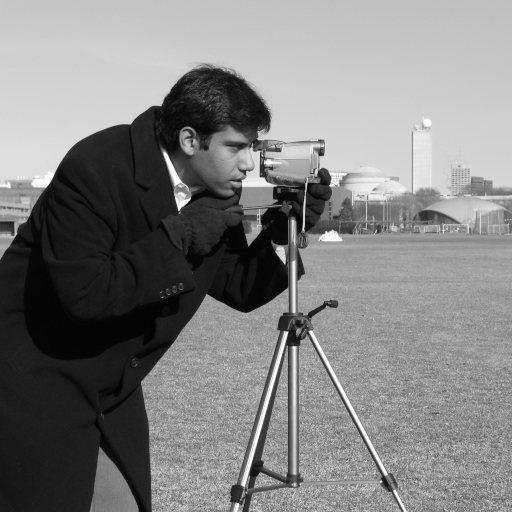
#> input picture skimage.data.camera(), 512 x 512 px
$ jupyter execute image_processing_1.1.ipynb
#> lines starting #> are read from the running program, lines starting #| are printed output that depends on the picture
[cell 1]
import numpy as np
import matplotlib.pyplot as plt

ch = np.zeros((9,9))
ch[::2, 1::2]=1
ch[1::2,::2]= 1
plt.imshow(ch, cmap= "gray", interpolation = "nearest")
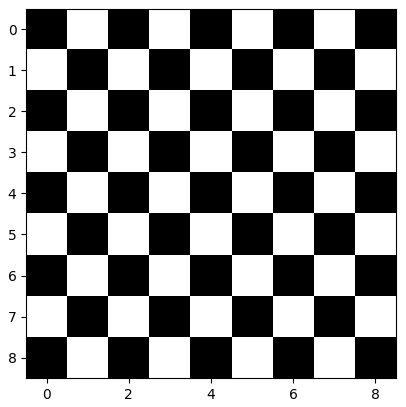
#> figure drawn by matplotlib, 1 panel

[cell 2]
import skimage
from skimage import data
import matplotlin.pyplot as plt
camera = data.camera()
#> camera is the input picture: shape (512, 512); min 0, max 255, mean 129.1

camera.dtype

[cell 3]
plt.imshow(camera)
#> (this line was passed over: matplotlin is not available in this run)

[cell 4]
camera.shape
#> Out = (512, 512)

[cell 5]
import os
from skimage import io

filename = os.path.join(os.getcwd(),"nm.jpg")
pic = io.imread(filename)
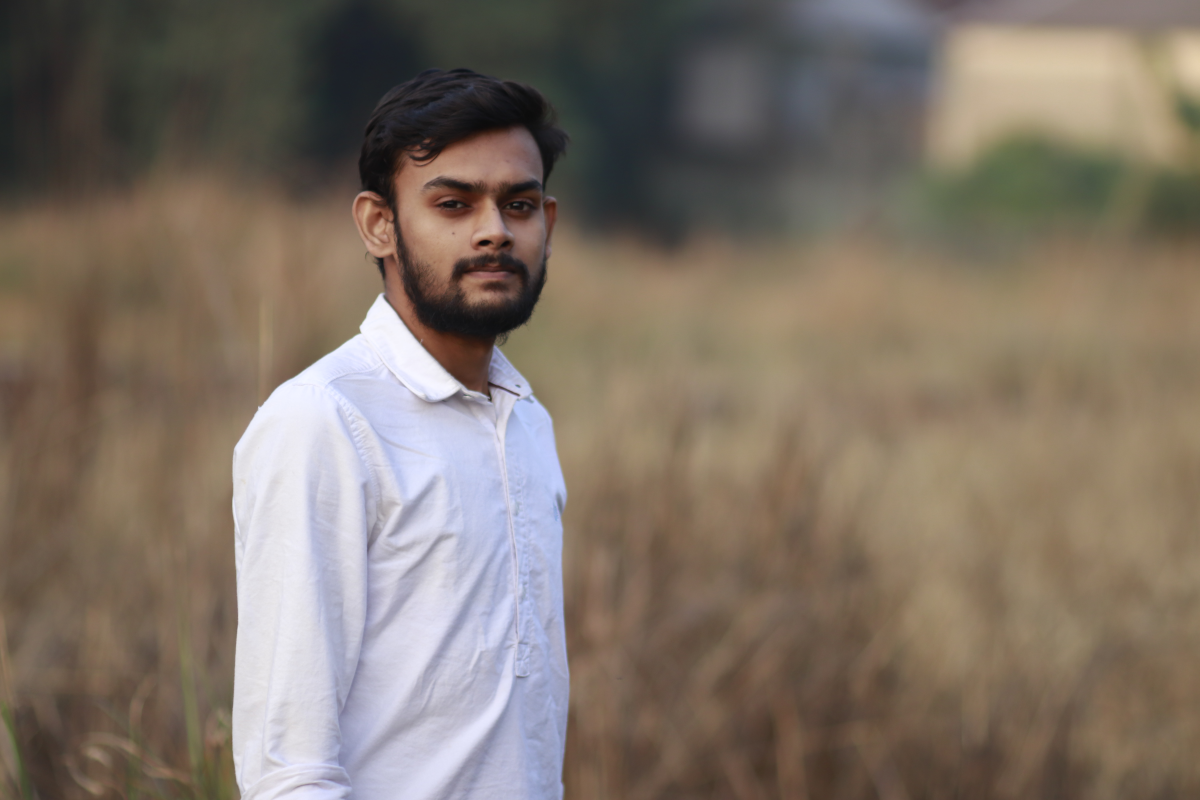
#> input picture nm.JPG, 6000 x 4000 px, found by its file name (shown at 1/5 size)
#> pic is the input picture: shape (4000, 6000, 3); mean R, G, B 127.1, 115.1, 103.6

plt.imshow(pic)
#> (this line was passed over: matplotlin is not available in this run)

[cell 6]
pic.shape
#> Out = (4000, 6000, 3)

[cell 7]
pic.size
#> Out = 72000000

[cell 8]
pic.dtype

[cell 9]
pic.min(),pic.max()
#> Out = (6, 255)

[cell 10]
camera.mean()
#> Out = 129.1

[cell 11]
pic[20,20]
#> Out = [31, 32, 34]

[cell 12]
pic[:10]=0

[cell 13]
plt.imshow(pic)
#> (this line was passed over: matplotlin is not available in this run)

[cell 14]
from skimage import exposure

moon = data.moon()
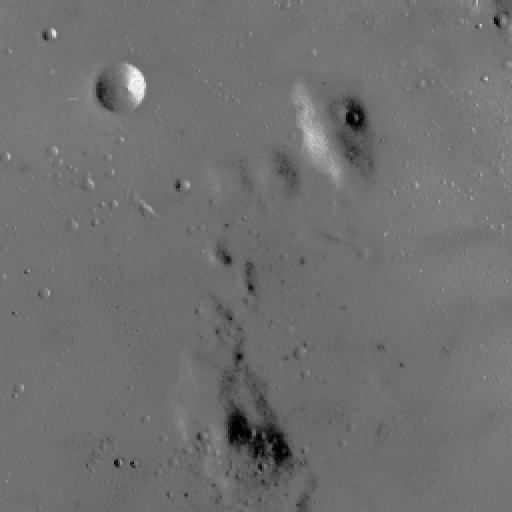
#> input picture skimage.data.moon(), 512 x 512 px
#> moon is the input picture: shape (512, 512); min 0, max 255, mean 112.2
plt.imshow(moon)
#> (this line was passed over: matplotlin is not available in this run)
v_min, v_max = np.percentile(moon, (0.2, 99.8))
#> v_min = 10; v_max = 186
print(v_min, v_max)
#| 10.0 186.0
better_contrast = exposure.rescale_intensity(
                                    moon, in_range=(v_min, v_max))
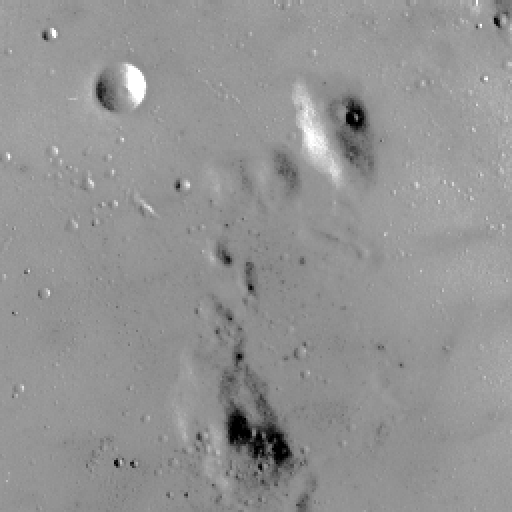
#> better_contrast: shape (512, 512); min 0, max 255, mean 147.5

[cell 15]
coins = data.coins()
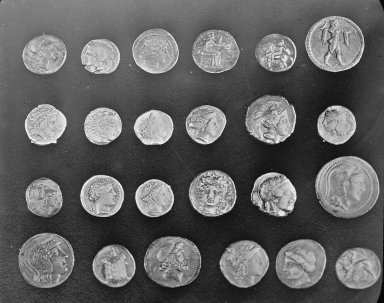
#> input picture skimage.data.coins(), 384 x 303 px
#> coins is the input picture: shape (303, 384); min 1, max 252, mean 96.9
from skimage import filters
threshold_value = filters.threshold_otsu(coins)
#> threshold_value = 107
print(threshold_value)
#| 107
plt.imshow(coins)
#> (this line was passed over: matplotlin is not available in this run)
